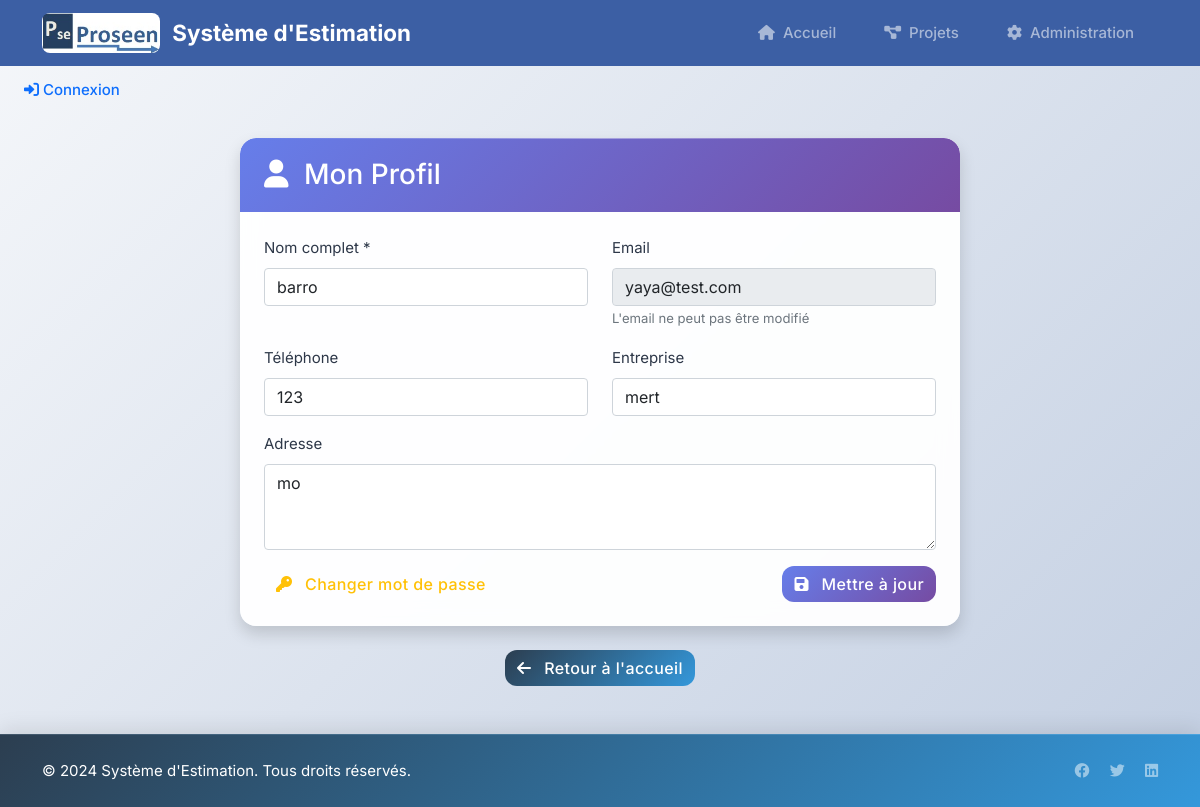
The page /profile/ (signed in) on the database as committed earlier.
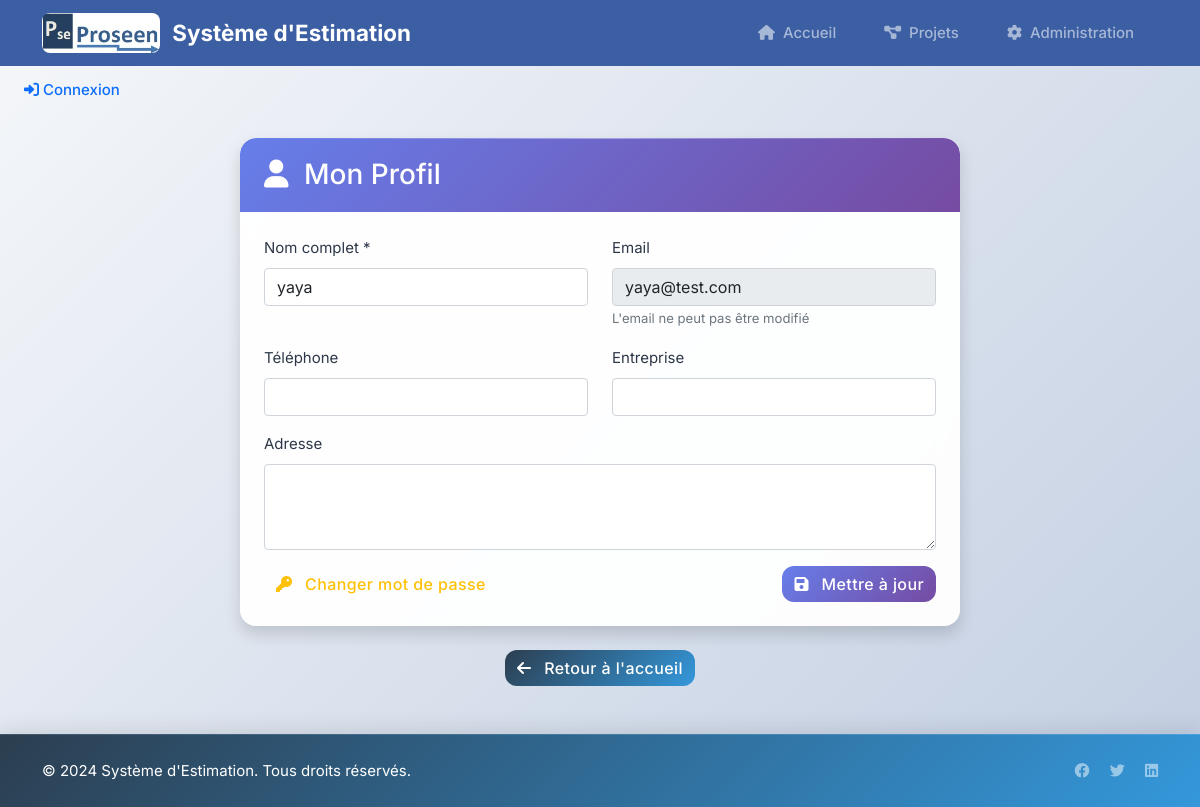
The same page on the database as committed later.
### estimation/models.py (models this page shows, shortened)
class Client(models.Model):
    nom = models.CharField(max_length=100)
    email = models.EmailField(unique=True)
    telephone = models.CharField(max_length=20, blank=True)
    entreprise = models.CharField(max_length=200, blank=True)
    adresse = models.TextField(blank=True)
    date_creation = models.DateTimeField(auto_now_add=True)
    actif = models.BooleanField(default=True)
    password = models.CharField(max_length=128)
    last_login = models.DateTimeField(null=True, blank=True)
    class Meta:
        verbose_name = "Client"
        verbose_name_plural = "Clients"

### estimation/views.py (the view, shortened to what this page needs)
# urls.py: path('profile/', views.client_profile, name='client_profile'),
def client_profile(request):
    client_id = request.session.get('client_id')
    if not client_id:
        return redirect('client_login')
    client = get_object_or_404(Client, id=client_id)
    return render(request, 'client/auth/profile.html', {'client': client})

### templates/client/auth/profile.html (shortened to what this page needs)
{% extends 'base.html' %}
{% block content %}
<div class="container mt-4">
    <div class="row">
        <div class="col-md-8 mx-auto">
            <div class="card shadow">
                <div class="card-header bg-info text-white">
                    <h3 class="mb-0">
                        <i class="fas fa-user me-2"></i>
                        Mon Profil
                    </h3>
                </div>
                <div class="card-body">
                    <form method="post">
                        <div class="row">
                            <div class="col-md-6 mb-3">
                                <label for="nom" class="form-label">Nom complet *</label>
                                <input type="text" class="form-control" id="nom" name="nom"
                                       value="{{ client.nom }}" required>
                            </div>
                            <div class="col-md-6 mb-3">
                                <label for="email" class="form-label">Email</label>
                                <input type="email" class="form-control" id="email"
                                       value="{{ client.email }}" disabled>
                                <small class="text-muted">L'email ne peut pas être modifié</small>
                            </div>
                        </div>
                        <div class="row">
                            <div class="col-md-6 mb-3">
                                <label for="telephone" class="form-label">Téléphone</label>
                                <input type="tel" class="form-control" id="telephone" name="telephone"
                                       value="{{ client.telephone|default:'' }}">
                            </div>
                            <div class="col-md-6 mb-3">
                                <label for="entreprise" class="form-label">Entreprise</label>
                                <input type="text" class="form-control" id="entreprise" name="entreprise"
                                       value="{{ client.entreprise|default:'' }}">
                            </div>
                        </div>
                        <div class="mb-3">
                            <label for="adresse" class="form-label">Adresse</label>
                            <textarea class="form-control" id="adresse" name="adresse" rows="3">{{ client.adresse|default:'' }}</textarea>
                        </div>
                        <div class="d-flex justify-content-between">
                            <a href="{% url 'client_change_password' %}" class="btn btn-outline-warning">
                                <i class="fas fa-key me-2"></i>
                                Changer mot de passe
                            </a>
                            <button type="submit" class="btn btn-primary">
                                <i class="fas fa-save me-2"></i>
                                Mettre à jour
                            </button>
                        </div>
                    </form>
                </div>
            </div>
            <div class="text-center mt-4">
                <a href="{% url 'index' %}" class="btn btn-secondary">
                    <i class="fas fa-arrow-left me-2"></i>
                    Retour à l'accueil
                </a>
            </div>
        </div>
    </div>
</div>
{% endblock %}

### templates/base.html (shortened to what this page needs)
<!DOCTYPE html>
<html lang="fr">
<head>
    <link href="https://cdn.jsdelivr.net/npm/bootstrap@5.1.3/dist/css/bootstrap.min.css" rel="stylesheet">
    <link rel="stylesheet" href="https://cdnjs.cloudflare.com/ajax/libs/font-awesome/6.0.0/css/all.min.css">
</head>
<body class="bg-light">
    <nav class="navbar navbar-expand-lg navbar-dark" id="mainNavbar">
        <div class="container">
            <a class="navbar-brand" href="{% url 'index' %}">
                <img src="/static/img/logo.jpg" alt="Logo">
                <span>Système d'Estimation</span>
            </a>
            <div class="collapse navbar-collapse" id="navbarNav">
                <div class="navbar-nav ms-auto">
                    <a class="nav-link" href="{% url 'index' %}">
                        <i class="fas fa-home me-1"></i> Accueil
                    </a>
                    <a class="nav-link" href="{% url 'project_selection' %}">
                        <i class="fas fa-project-diagram me-1"></i> Projets
                    </a>
                    <a class="nav-link" href="/admin/">
                        <i class="fas fa-cog me-1"></i> Administration
                    </a>
                </div>
            </div>
        </div>
    </nav>
{% if request.client %}
    <div class="dropdown">
        <a class="nav-link dropdown-toggle" href="#" role="button" data-bs-toggle="dropdown">
            <i class="fas fa-user"></i> {{ request.client.nom }}
        </a>
        <ul class="dropdown-menu">
            <li><a class="dropdown-item" href="{% url 'client_profile' %}">Mon profil</a></li>
            <li><a class="dropdown-item" href="{% url 'client_logout' %}">Déconnexion</a></li>
        </ul>
    </div>
{% else %}
    <a class="nav-link" href="{% url 'client_login' %}">
        <i class="fas fa-sign-in-alt"></i> Connexion
    </a>
{% endif %}
    <main class="container my-4 fade-in">
        {% block content %}{% endblock %}
    </main>
    <footer class="py-4 mt-5">
        <div class="container text-center">
            <div class="row align-items-center">
                <div class="col-md-6 text-md-start">
                    <p class="mb-0">&copy; 2024 Système d'Estimation. Tous droits réservés.</p>
                </div>
                <div class="col-md-6 text-md-end">
                    <div class="social-links">
                        <a href="#" class="text-white-50 me-3"><i class="fab fa-facebook"></i></a>
                        <a href="#" class="text-white-50 me-3"><i class="fab fa-twitter"></i></a>
                        <a href="#" class="text-white-50"><i class="fab fa-linkedin"></i></a>
                    </div>
                </div>
            </div>
        </div>
    </footer>
</body>
</html>

### templates/base.html (style rules this page uses)
:root { --primary-gradient: linear-gradient(135deg, #667eea 0%, #764ba2 100%); --secondary-gradient: linear-gradient(135deg, #f093fb 0%, #f5576c 100%); --success-gradient: linear-gradient(135deg, #4facfe 0%, #00f2fe 100%); --warning-gradient: linear-gradient(135deg, #43e97b 0%, #38f9d7 100%); --danger-gradient: linear-gradient(135deg, #fa709a 0%, #fee140 100%); --dark-gradient: linear-gradient(135deg, #2c3e50 0%, #3498db 100%); --glass-bg: rgba(255, 255, 255, 0.1); --glass-border: rgba(255, 255, 255, 0.2); --glass-shadow: 0 8px 32px rgba(31, 38, 135, 0.37); --text-primary: #2d3748; --text-secondary: #718096; --border-color: rgba(226, 232, 240, 0.8); --shadow-sm: 0 2px 4px rgba(0,0,0,0.06); --shadow-md: 0 4px 6px rgba(0,0,0,0.07); --shadow-lg: 0 10px 15px rgba(0,0,0,0.1); --shadow-xl: 0 20px 25px rgba(0,0,0,0.1); --radius-sm: 8px; --radius-md: 12px; --radius-lg: 16px; --radius-xl: 24px; }
* { margin: 0; padding: 0; box-sizing: border-box; }
body { font-family: 'Inter', -apple-system, BlinkMacSystemFont, sans-serif; line-height: 1.6; color: var(--text-primary); background: linear-gradient(135deg, #f5f7fa 0%, #c3cfe2 100%); min-height: 100vh; font-size: 15px; font-weight: 400; }
.navbar { background-color: #3C5FA4 !important; background-image: none !important; }
.navbar-brand { font-weight: 700; font-size: 1.4rem; transition: all 0.3s ease; display: flex; align-items: center; gap: 0.75rem; }
.navbar-brand img { height: 40px; border-radius: var(--radius-sm); transition: all 0.3s ease; }
.nav-link { font-weight: 500; position: relative; transition: all 0.3s ease; padding: 0.75rem 1.25rem !important; border-radius: var(--radius-md); margin: 0 0.25rem; }
.nav-link::before { content: ''; position: absolute; bottom: 0; left: 50%; width: 0; height: 2px; background: rgba(255, 255, 255, 0.8); transition: all 0.3s ease; transform: translateX(-50%); }
.card { border: none; border-radius: var(--radius-lg); box-shadow: var(--shadow-md); background: rgba(255, 255, 255, 0.95); backdrop-filter: blur(10px); -webkit-backdrop-filter: blur(10px); transition: all 0.4s cubic-bezier(0.4, 0, 0.2, 1); overflow: hidden; position: relative; }
.card::before { content: ''; position: absolute; top: 0; left: 0; right: 0; height: 1px; background: linear-gradient(90deg, transparent, rgba(255, 255, 255, 0.4), transparent); }
.card-header { background: var(--primary-gradient); color: white; border: none; padding: 1.25rem 1.5rem; font-weight: 600; border-radius: var(--radius-lg) var(--radius-lg) 0 0 !important; }
.card-body { padding: 1.5rem; }
.btn { font-weight: 500; border-radius: var(--radius-md); transition: all 0.3s cubic-bezier(0.4, 0, 0.2, 1); border: none; position: relative; overflow: hidden; text-transform: none; letter-spacing: 0.025em; }
.btn::before { content: ''; position: absolute; top: 0; left: -100%; width: 100%; height: 100%; background: linear-gradient(90deg, transparent, rgba(255, 255, 255, 0.2), transparent); transition: all 0.5s; }
.btn-primary { background: var(--primary-gradient); color: white; }
.btn-secondary { background: var(--dark-gradient); color: white; }
.bg-info { background: var(--primary-gradient) !important; }
footer { background: var(--dark-gradient); color: white; backdrop-filter: blur(20px); -webkit-backdrop-filter: blur(20px); box-shadow: 0 -4px 20px rgba(0, 0, 0, 0.1); border-top: 1px solid rgba(255, 255, 255, 0.1); }
.fade-in { animation: fadeIn 0.6s ease-out; }

Rows that differ between the two databases and show on the page:
changed Client "yaya@test.com": nom "barro" → "yaya"; telephone "123" → (not shown); entreprise "mert" → (not shown); adresse "mo" → (not shown)
